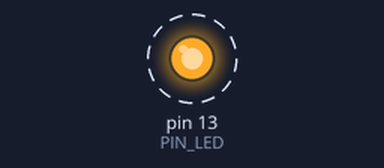
This sketch was run on a simulated Arduino Uno, built with avr-gcc and run on an emulated ATmega328P. On the bench: output pins drawn as LEDs (lit = HIGH). Dashed ring = blinking.

Above: at 0.12 s.
Timing chart, 0 to 3.0 s (numbered marks = the images above):
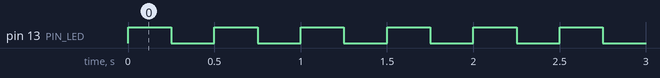

Measured:
- by itself, pin 13 (PIN_LED): alternates HIGH for 0.25 s and LOW for 0.25 s

The sketch:

01_LED.ino
```cpp
#define PIN_LED 13
#define DELAY_MSEC 250

void setup() {
  pinMode(PIN_LED, OUTPUT);
}

void loop() {
  digitalWrite(PIN_LED, HIGH);
  delay(DELAY_MSEC);
  digitalWrite(PIN_LED, LOW);
  delay(DELAY_MSEC);
}
```
